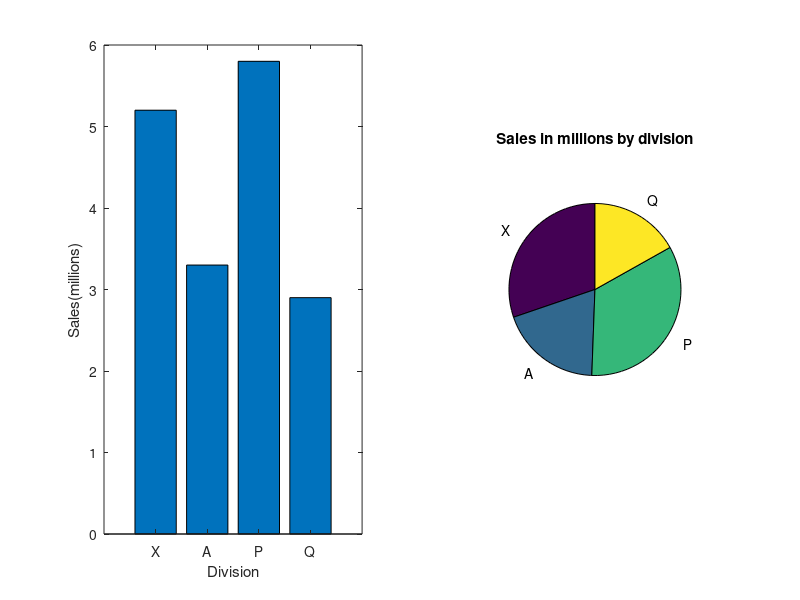

The MATLAB source for this figure:
clear,clc,clf
fid = fopen('compsales.dat');
if fid == -1
    disp('File open not successful')
else
    filecell = textscan(fid, '%f%s');
    
    subplot(1,2,1)
    bar(filecell{1})
    xlabel('Division')
    ylabel('Sales(millions)')
    set(gca, 'xtickLabel', filecell{2})
    
    subplot(1,2,2)
    pie(filecell{1}, filecell{2})
    title('Sales in millions by division')
    
    closeresulf = fclose(fid);
    if closeresulf
        disp('File close not successful')
    end
end